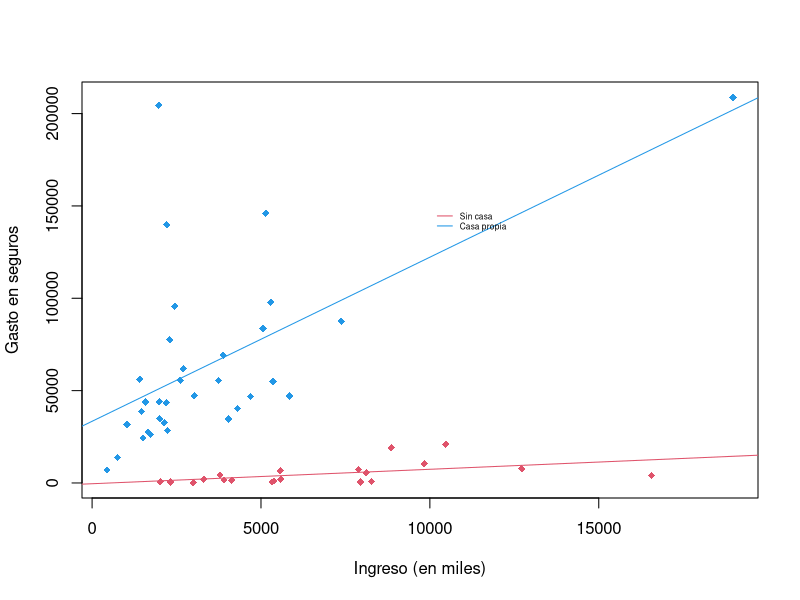
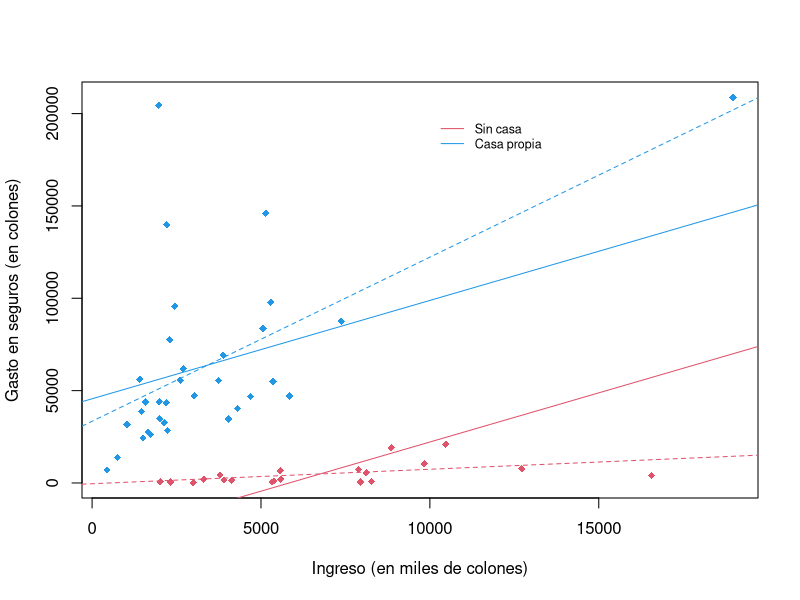
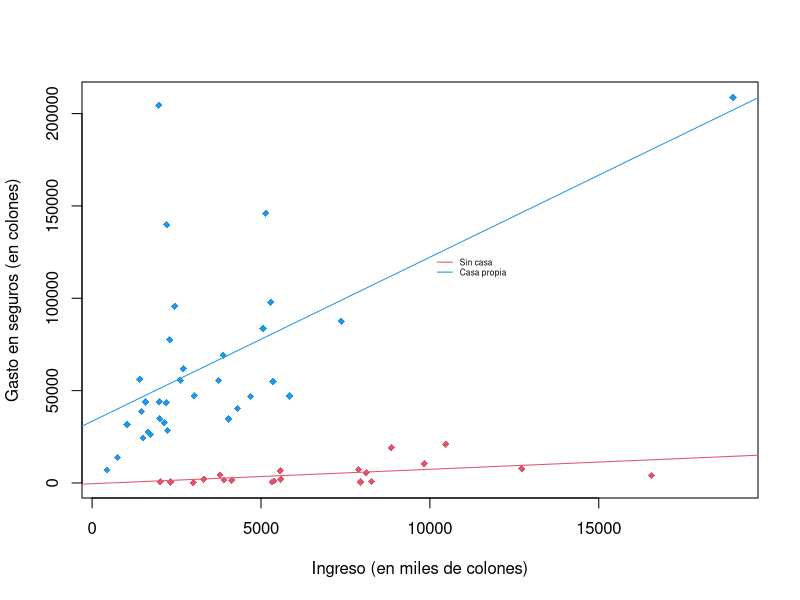
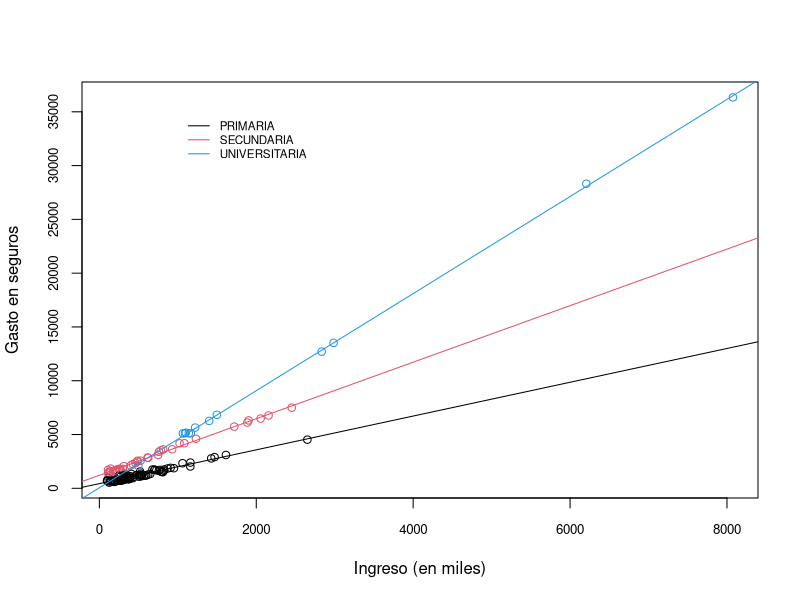
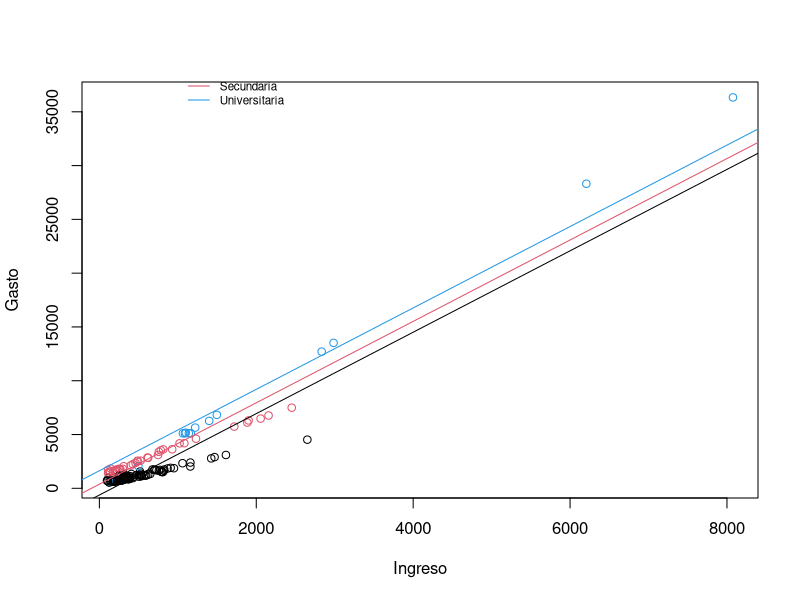

The R script that drew these images, in order:
# XS-0223: MODELOS DE REGRESI?N APLICADOS
# II SEMESTRE 2020

# LABORATORIO No.4
# PREDICTORES CATEGORICOS 

setwd("ubicacion")  # CAMBIAR SEGUN SU CASO

base4=read.table("base4.csv", header=TRUE, sep=",")
names(base4)

##Se crea una nueva variable factor que es igual a "Sin casa" si la variable casapropia==0
##Es igual a "Casa propia" si casapropia==1

base4$casa=ifelse(base4$casapropia==0,"Sin casa","Casa propia")

#===============================================================================
# 1. Gráficos por categorías
  attach(base4)

###El objeto kol es para ponerle color a los puntos.  Azul corresponde al valor 2
###Y rojo al valor 4.

  kol=2*(casa=="Sin casa")+4*(casa=="Casa propia")

  plot(ingresoenmiles,gastoseguros,col=kol,xlab="Ingreso (en miles)",ylab="Gasto en seguros",pch=18)
  mod1a=lm(gastoseguros~ingresoenmiles,base4[casa=="Sin casa",])
  mod1b=lm(gastoseguros~ingresoenmiles,base4[casa=="Casa propia",])  
  abline(mod1a,col=2); abline(mod1b,col=4)
  legend(10000,150000,c("Sin casa","Casa propia"),bty="n",lty=1,col=c(2,4),cex = 0.5)
  summary(mod1a)$coef
  summary(mod1b)$coef
    
#===============================================================================
# 2. Modelo asumiendo pendientes iguales.

  mod2 = lm(gastoseguros ~ ingresoenmiles+casa)
  summary(mod2)$coef   #observe error est?ndar del coef de ingresoenmiles y comparelo con mod1 y mod2
  plot(ingresoenmiles,gastoseguros,col=kol,xlab="Ingreso (en miles de colones)",ylab="Gasto en seguros (en colones)",pch=18)
  beta=mod2$coef 
  abline(beta[1],beta[2],col=4)
  abline(beta[1]+beta[3],beta[2],col=2)
  legend(10000,200000,c("Sin casa","Casa propia"),bty="n",lty=1,col=c(2,4),cex=0.75)
  abline(mod1a,col=2,lty=2); abline(mod1b,col=4,lty=2)

###En líneas sólidas están las líneas paralelas
###En líneas con guiones están las líneas no paralelas
###Se nota que hay mejor ajuste con las líneas no paralelas
  
  mod2b = lm(gastoseguros ~ ingresoenmiles+casa)
  
  ###Tipo1
  ###unclass(Tipo1)
  casa=as.factor(casa)
  summary(mod2b)$coef

  ##contrasts(base$Tipo)
  ##contrasts(base$Tipo1)

  # Cambiar el nivel de referencia
  casa2=casa
  contrasts(casa2) = contr.treatment(levels(casa2),base=2)
  contrasts(casa2)
  contrasts(casa)
  mod2c = lm(gastoseguros ~ ingresoenmiles+casa2)
  summary(mod2c)$coef

  summary(mod2b)$coef

  ###Compare las intersecciones (Beta0) y las pendientes (Beta1)
  ###¿Qué se observa?
  
#===============================================================================
# 3. Modelo con interacción
  
  mod4 = lm(gastoseguros ~ ingresoenmiles+casa+ingresoenmiles:casa)
  summary(mod4)
	
  plot(ingresoenmiles,gastoseguros,col=kol,xlab="Ingreso (en miles de colones)",ylab="Gasto en seguros (en colones)",pch=18)
  beta=mod4$coef #compare el ee de tamano con el de mod3
  ###beta[1] es el intercepto y beta[2] es la pendiente cuando casa==0
  abline(beta[1],beta[2],col=4)
  ###beta[1]+beta[3] es el intercepto y beta[2]+beta[4] es la pendiente cuando casa==1
  abline(beta[1]+beta[3],beta[2]+beta[4],col=2)
  legend(10000,125000,c("Sin casa","Casa propia"),bty="n",lty=1,col=c(2,4),cex = 0.5)
  
#===============================================================================
# 4. Intervalo de confianza para la diferencia de respuesta promedio entre el tipo de hogar
  # En el modelo sin interacción
  beta=mod2$coef
  beta
  ee=summary(mod2)$coef[3,2]
  ee
  n=nrow(base4)
  p=length(beta)
  t=qt(0.975,n-p)
  beta[3]+c(-1,1)*t*ee
  
  # En el modelo con interacción (fijando el ingreso en 2 millones de colones, o sea, ingresoenmiles=2000)
  beta=mod4$coef
  beta
  n=nrow(base4)
  p=length(beta)
  (cme=anova(mod4)[p,3])
  (vb=cme * summary(mod4)$cov)
  sqrt(diag(vb)); summary(mod4)$coef
  vb
  x=2000
  ee=sqrt(vb[3,3]+x^2*vb[4,4]+2*x*vb[3,4])
  t=qt(0.975,n-p)
  (beta[3]-x*beta[4])
  (beta[3]-x*beta[4])+c(-1,1)*t*ee
  rm(list=ls())
  
#===============================================================================  
# 5. Modelo con variable con más de dos categorías.
  # Educacion - 1: Primaria incompleta
  #             2: Secundaria
  #             3: Universitaria
  
  
  
  
  
  rm(list=ls())
  
  base10=read.table("base10.csv", header=TRUE, sep=",")
  
  detach(base4)
  attach(base10)
  
  kol=c(1,2,4)
  kol1=kol[1]*(educacion==1)+kol[2]*(educacion==2)+kol[3]*(educacion==3)
  
  plot(ingresoenmiles,gastoseguros,col=kol1,xlab="Ingreso (en miles)",ylab="Gasto en seguros",cex.axis=0.8)
  for(i in 1:3) abline(lm((gastoseguros)~ingresoenmiles,base10[educacion==i,]),col=kol[i])
  legend(1000,35000,c("PRIMARIA","SECUNDARIA","UNIVERSITARIA"),bty="n",col=kol,lty=1,cex=0.7)

#===============================================================================  
  # Modelo sin interacción
  educ=as.factor(educ)
  class(educ)
  contrasts(educ)
  
  mod9 = lm(gastoseguros ~ ingresoenmiles+educ)
  summary(mod9)            #educ es factor
  
  # Significancia de educ
  
  ###H0: Omega.minuscula ==> H0: educ no contribuye a la variabilidad de gasto en seguros. ===> H0: Beta_2=0 y Beta_3==0
  ###H1: Omega.mayusucula==> H1: educ s? contribuye a la variabilidad del gasto en seguros. ==> H1: Beta_2<>0 o Beta_3<>0
  
  mod9a = lm(gastoseguros ~ ingresoenmiles)
  anova(mod9a,mod9)
  anova(mod9)   # la l?nea de educ es equivalente al comando anterior
  
  beta=mod9$coef
  beta
  
  ###El objeto int va a tener los siguientes valores: 0, 
  ###el coeficiente de la variable dummy de secundaria
  ###y el coeficiente de la variable dummy de universitaria
  ###Los valores de int se le suman al beta0 para tener los 3 interceptos.
  int=c(0,beta[3:4])
  int
  plot(ingresoenmiles,gastoseguros,col=kol1,xlab="Ingreso",ylab="Gasto")
  for(i in 1:3) abline(beta[1]+int[i],beta[2],col=kol[i])
  legend(1000,40000,c("Primaria", "Secundaria", "Universitaria"),bty="n",col=kol,lty=1,cex=0.7)
  
#===============================================================================  
  # Modelo con interacción
  mod10 = lm(gastoseguros ~ ingresoenmiles*educ)
  summary(mod10)
  mod10a = lm(gastoseguros~ingresoenmiles+educ+ingresoenmiles:educ)
  summary(mod10a)   #idéntico al mod10
  anova(mod9,mod10) ###Prueba para ver si la interacción sirve: H0: Beta4=Beta5=0
  anova(mod10)   #más conveniente
    

  
  rm(list=ls())

  